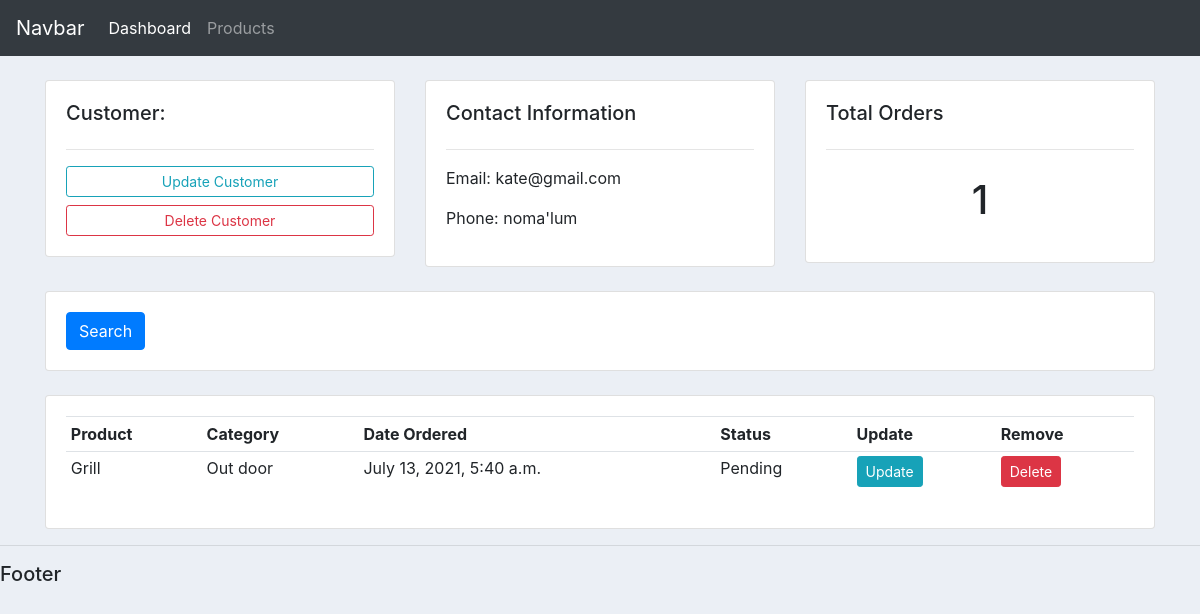
/customers/6/, run on the app's committed database.
### accounts/models.py (models this page shows, shortened)
class Customer(models.Model):
    name = models.CharField(max_length=200, null=True)
    phone = models.CharField(max_length=200, null=True)
    email = models.CharField(max_length=200, null=True)
    date_created = models.DateTimeField(auto_now_add=True, null=True)

class Order(models.Model):
    STATUS = (
        ('Pending', 'Pending'),
        ('Out for delivery', 'Out for delivery'),
        ('Delivered', 'Delivered'),
    )
    customer = models.ForeignKey(Customer,null=True, on_delete=models.SET_NULL)
    product = models.ForeignKey(Product,null=True, on_delete=models.SET_NULL)
    date_created = models.DateTimeField(auto_now_add=True, null=True)
    status = models.CharField(max_length=200, null=True, choices=STATUS)

class Product(models.Model):
    CATEGORY = (
        ('In door', 'In door'),
        ('Out door', 'Out door'),
        ('Both', 'Both')
    )
    name = models.CharField(max_length=200, null=True)
    price = models.FloatField(null=True)
    category = models.CharField(max_length=200, null=True, choices=CATEGORY)
    description = models.CharField(max_length=200, null=True)
    date_created = models.DateTimeField(auto_now_add=True, null=True)
    tags = models.ManyToManyField(Tag)
    def __str__(self):
        return self.name

### accounts/views.py (the view)
# urls.py: path('customers/<int:pk>/',customers, name='customers'),
def customers(request,pk):
    customer = Customer.objects.get(id=pk)
    orders = customer.order_set.all()
    order_count = orders.count()
    context = {
        'customer': customer, 'orders': orders, 'order_count': order_count
    }
    return render(request, 'accounts/customers.html', context)

### accounts/templates/accounts/customers.html
{% extends 'accounts/base.html' %}
{% block content %}
    <br>
        <div class="row">
            <div class="col-md">
                <div class="card card-body">
                    <h5>Customer:</h5>
                    <hr>
                    <a class="btn btn-outline-info btn-sm btn-block" href="">Update Customer</a>
                    <a class="btn btn-outline-danger btn-sm btn-block" href="{% url 'delete_customer' customer.id %}">Delete Customer</a>
                </div>
            </div>
            <div class="col-md">
                <div class="card card-body">
                    <h5>Contact Information</h5>
                    <hr>
                    <p>Email: {{ customer.email }}</p>
                    <p>Phone: {{ customer.phone }}</p>
                </div>
            </div>
            <div class="col-md">
                <div class="card card-body">
                    <h5>Total Orders</h5>
                    <hr>
                    <h1 style="text-align: center; padding: 10px;" >{{ order_count }}</h1>
                </div>
            </div>
        </div>
        <br>
        <div class="row">
            <div class="col">
                <div class="card card-body">
                    <form method="GET">
                        <button class="btn btn-primary" type="submit">
                            Search
                        </button>
                    </form>
                </div>
            </div>
        </div>
        <br>
        <div class="row">
            <div class="col-md">
                <div class="card card-body">
                    <table class="table table-sm">
                        <tr>
                            <th>Product</th>
                            <th>Category</th>
                            <th>Date Ordered</th>
                            <th>Status</th>
                            <th>Update</th>
                            <th>Remove</th>
                        </tr>
                        {% for order in orders %}
                            <tr>
                                <td>{{ order.product }}</td>
                                <td>{{ order.product.category }}</td>
                                <td>{{ order.date_created }}</td>
                                <td>{{ order.status }}</td>
                                <td><a href="" class="btn btn-sm btn-info">Update</a></td>
                                <td><a href="" class="btn btn-sm btn-danger">Delete</a></td>
                            </tr>
                        {% endfor %}
                    </table>
                </div>
            </div>
        </div>
{% endblock %}

### static/css/main.css (style rules this page uses)
body { background-color: #ebeff5; }

### data on the page
Customer: email "kate@gmail.com", phone "noma'lum"
Order: product "Grill", product.category "Out door", date_created "July 13, 2021, 5:40 a.m.", status "Pending"

### other printed values
{{ order_count }} "1"
